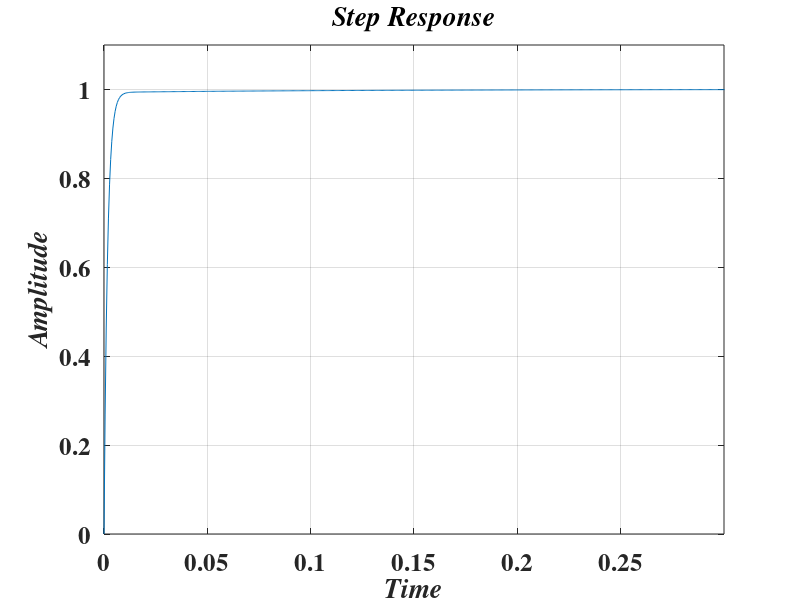

Recreate this plot in MATLAB.
c0=10;
numg=[1];
deng=[1 2*c0 c0^2];
numgc=5*[116 1887 8260];
dengc=[1 0];
sysg=tf(numg,deng);
sysgc=tf(numgc,dengc);

syso=series(sysgc,sysg);

sys=feedback(syso,[1 ]);

step(sys)
hold on
axis([0 0.3 0 1.1])
grid on

X=xlabel('Time')
Y=ylabel('Amplitude')
T=title('Step Response')

set([X,Y,T],'FontName','times','FontSize',18,'FontAngle','Italic','FontWeight','bold')
set(findall(gcf,'type','axes'),'fontsize',18,'Fontname','Times','fontWeight','bold');